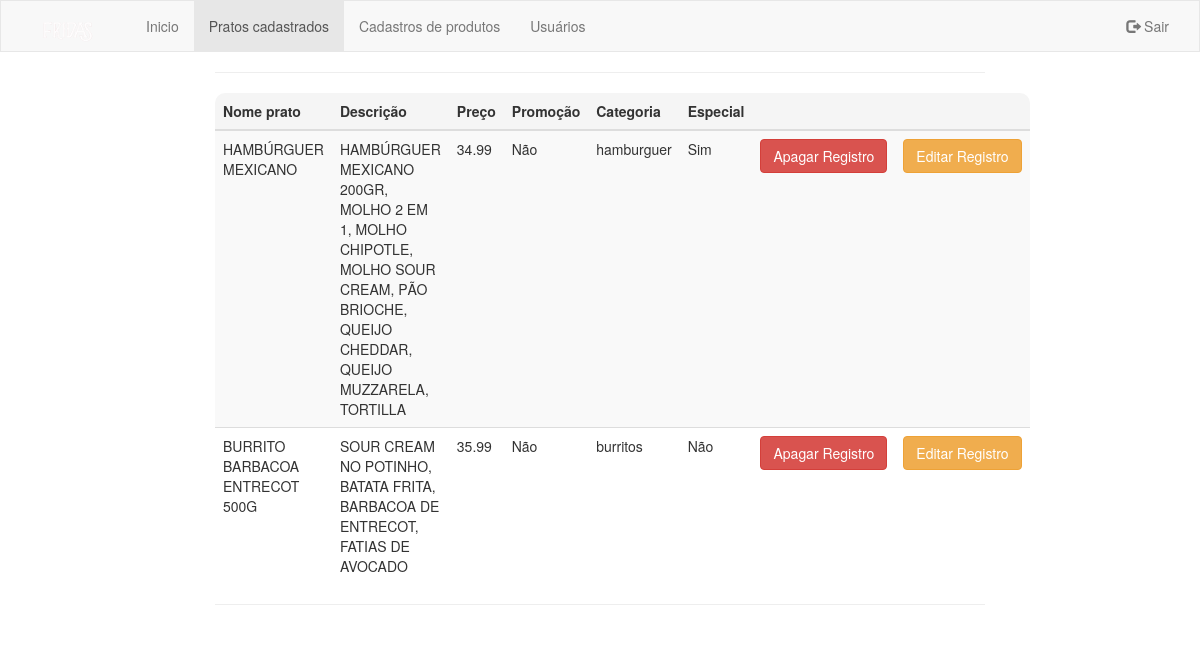
The page /assets/produto.php (signed in) on the database its author committed.
### tables this page shows
CREATE TABLE IF NOT EXISTS `tb_pratos` (
  `id` int(11) NOT NULL AUTO_INCREMENT,
  `nome_prato` varchar(90) NOT NULL,
  `descricao_prato` varchar(255) NOT NULL,
  `preco_prato` double NOT NULL,
  `especial_mes` varchar(3) NOT NULL,
  `imagem` varchar(255) DEFAULT NULL,
  `categoria_prato` varchar(255) NOT NULL,
  `restricao_alimentar` varchar(20) NOT NULL,
  PRIMARY KEY (`id`)
);

### assets/produto.php (the view, shortened to what this page needs)
<!DOCTYPE html>
<html lang="pt_Br">
<head>
  <link rel="stylesheet" href="https://maxcdn.bootstrapcdn.com/bootstrap/3.3.7/css/bootstrap.min.css">
  <link rel="stylesheet" type="text/css" href="css/styled.css">
</head>
<body>
<nav class="navbar navbar-default">
  <div class="container-fluid">
    <div class="navbar-header">
     <a class="navbar-brand" href="index.php">
      <img src="assets/img/fridas_logo.png" width="100" height="30" alt="">
      </a>
    </div>
    <div class="collapse navbar-collapse" id="myNavbar">
      <ul class="nav navbar-nav">
        <li><a href="home.php">Inicio</a></li>
        <li class="active"><a href="#">Pratos cadastrados</a></li>
        <?php
           if(isset($_SESSION['usuario'])){
          if($_SESSION['usuario'] == 'admin'){
            echo '<li><a href="cadastro_produto.php">Cadastros de produtos </a></li>';
            echo '<li><a href="cadastro_user.php">Usuários </a></li>';
          }
        }
        ?>
      </ul>
      <ul class="nav navbar-nav navbar-right">
        <?php if(isset($_SESSION['usuario'])){
          echo '<li><a href="#" id="sair"><span class="glyphicon glyphicon-log-out"></span> Sair</a></li>';
        } else {
          echo '<li><a href="#" id="entrar"><span class="glyphicon glyphicon-log-in"></span> Logar</a></li>';
        }
        ?>
      </ul>
    </div>
  </div>
</nav>
<div class="container-fluid text-center">
  <div class="row content">
    <div class="col-sm-2 sidenav">
    </div>
    <div class="col-sm-8 text-left">
    <hr>
      <table class="table table-striped">
          <thead>
          <tr class='active'>
            <th style="border-top-left-radius: 10px;">Nome prato</th>
            <th>Descrição</th>
            <th>Preço</th>
            <th>Promoção</th>
            <th>Categoria</th>
            <th>Especial</th>
            <th></th>
            <th style="border-top-right-radius: 10px;"></th>
            <tbody>
            <?php
              $con = new PDO("mysql:host=localhost;dbname=fridas", "root","");
              $stmt = $con->query("SELECT * FROM tb_pratos ")->fetchAll(PDO::FETCH_ASSOC);
              foreach($stmt as $row)
              {
              ?>
              <tr>
                  <td><?php echo $row['nome_prato'];?></td>
                  <td><?php echo $row['descricao_prato']?></td>
                  <td><?php echo $row['preco_prato']; ?></td>
                  <td><?php echo $row['especial_mes']; ?></td>
                  <td><?php echo $row['categoria_prato']; ?></td>
                  <td><?php echo $row['restricao_alimentar']; ?></td>
                  <td><a class="btn btn-danger" href='apagar_produto.php?id=<?php echo $row['id']; ?>' > Apagar Registro</a></td>
                  <td><a class="btn btn-warning" href='muda_produto.php?id=<?php echo $row['id']; ?>' > Editar Registro</a></td>
                </tr>
                <?php
              }
             ?>
            </tbody>
          </tr>
        </table>
      <hr>
    </div>
    <div class="col-sm-2 sidenav">
    </div>
  </div>
</div>
</body>
</html>

### assets/css/styled.css (style rules this page uses)
.navbar { margin-bottom: 0; border-radius: 0; }
.row.content { height: 450px }
.sidenav { padding-top: 10px; }

### rows shown on the page
tb_pratos: nome_prato "HAMBÚRGUER MEXICANO", descricao_prato "HAMBÚRGUER MEXICANO 200GR, MOLHO 2 EM 1, MOLHO CHIPOTLE, MOLHO SOUR CREAM, PÃO BRIOCHE, QUEIJO CHEDDAR, QUEIJO MUZZARELA, TORTILLA", preco_prato "34.99", especial_mes "Não", categoria_prato "hamburguer", restricao_alimentar "Sim"
tb_pratos: nome_prato "BURRITO BARBACOA ENTRECOT 500G", descricao_prato "SOUR CREAM NO POTINHO, BATATA FRITA, BARBACOA DE ENTRECOT, FATIAS DE AVOCADO", preco_prato "35.99", especial_mes "Não", categoria_prato "burritos", restricao_alimentar "Não"
